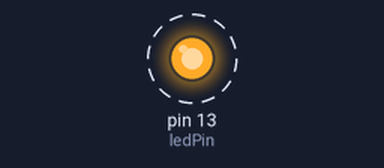
The sketch below on a simulated Arduino Uno, built with avr-gcc and run on an emulated ATmega328P. On the bench: output pins drawn as LEDs (lit = HIGH). Dashed ring = blinking.

Above: at 0.5 s.
Timing chart, 0 to 4.6 s (numbered marks = the images above):
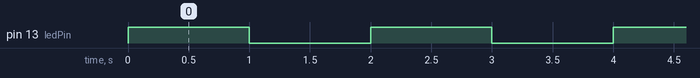

Measured:
- by itself, pin 13 (ledPin): alternates HIGH for 1.0 s and LOW for 1.0 s

The sketch:

valid_20241028134444_gpt4o.ino
```cpp
#include <Arduino.h>

// Constants
const int ledPin = 13; // Pin number for the LED

// Variables
int ledState = LOW;  // Variable to store the current state of the LED

void setup() {
  // Initialize the LED pin as an output
  pinMode(ledPin, OUTPUT);
}

void loop() {
  // Toggle the LED state
  ledState = !ledState;

  // Set the LED pin to the current state
  digitalWrite(ledPin, ledState);

  // Wait for a second
  delay(1000);
}
```
